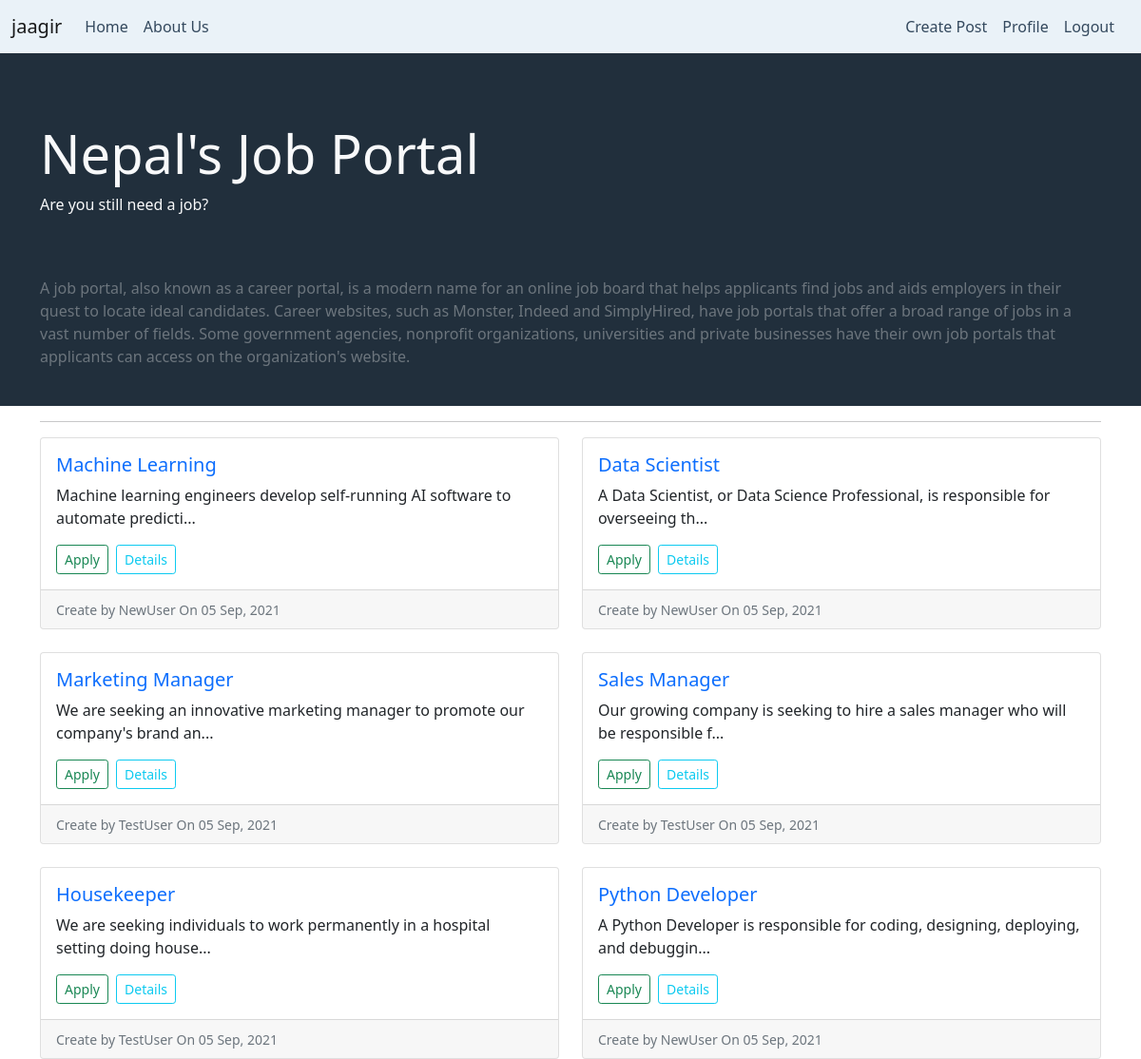
Page /blog/ (signed in) on the committed database.
### blog/models.py (models this page shows, shortened)
class Post(models.Model):
    title           = models.CharField(max_length=100)
    job_description = models.TextField()
    post_date       = models.DateTimeField(default=timezone.now)
    author          = models.ForeignKey(User, on_delete=models.CASCADE)
    def snippet(self):
        return self.job_description[:80]+'...'

### blog/views.py (the view)
# urls.py: path('', PostListView.as_view(), name='blog-home'),
class PostListView(LoginRequiredMixin, ListView):
    model = Post
    template_name = 'blog/index.html'
    context_object_name = 'posts'
    ordering = ['-post_date']

### blog/templates/blog/index.html
{% extends 'blog/base.html' %}
{% block content %}
<div class="jumbotron bg-darker text-light p-4">
<div class="container py-5">
  <h1 class="display-4">Nepal's Job Portal</h1>
  <p class="lead-4">Are you still need a job?</p>
</div>
<div class="text-muted container">
  <p>A job portal, also known as a career portal, is a modern name for an online job board that helps applicants find jobs and aids employers in their quest to locate ideal candidates. Career websites, such as Monster, Indeed and SimplyHired, have job portals that offer a broad range of jobs in a vast number of fields. Some government agencies, nonprofit organizations, universities and private businesses have their own job portals that applicants can access on the organization's website.</p>
</div>
</div>
<div class="container">
  <hr>
  <div class="row row-cols-1 row-cols-md-2 g-4">
    {% for post in posts %}
    {% if post.author != user  %}
      <div class="col">
      <div class="card">
        <div class="card-body">
          <h5 class="card-title"><a class="text-decoration-none" href="{% url 'post-detail' post.id %}">{{post.title}}</a></h5>
          <p class="card-text">{{post.snippet}}</p>
          <a class="btn btn-outline-success btn-sm me-1" href="{% url 'post-apply' %}">Apply</a>
          <a class="btn btn-outline-info btn-sm" href="{% url 'post-detail' post.id %}">Details</a>
          </div>
        <div class="card-footer">
        <small class="text-muted">Create by {{post.author}} On {{post.post_date|date:" d M, Y "}}</small>
      </div>
      </div>
    </div>
    {% endif %}
    {% endfor %}
  </div>
</div>
{% endblock content %}

### rows in the picture
Post: title "Machine Learning", snippet "Machine learning engineers develop self-running AI software to automate predicti...", author "NewUser", post_date "05 Sep, 2021"
Post: title "Data Scientist", snippet "A Data Scientist, or Data Science Professional, is responsible for overseeing th...", author "NewUser", post_date "05 Sep, 2021"
Post: title "Marketing Manager", snippet "We are seeking an innovative marketing manager to promote our company's brand an...", author "TestUser", post_date "05 Sep, 2021"
Post: title "Sales Manager", snippet "Our growing company is seeking to hire a sales manager who will be responsible f...", author "TestUser", post_date "05 Sep, 2021"
Post: title "Housekeeper", snippet "We are seeking individuals to work permanently in a hospital setting doing house...", author "TestUser", post_date "05 Sep, 2021"
Post: title "Python Developer", snippet "A Python Developer is responsible for coding, designing, deploying, and debuggin...", author "NewUser", post_date "05 Sep, 2021"
